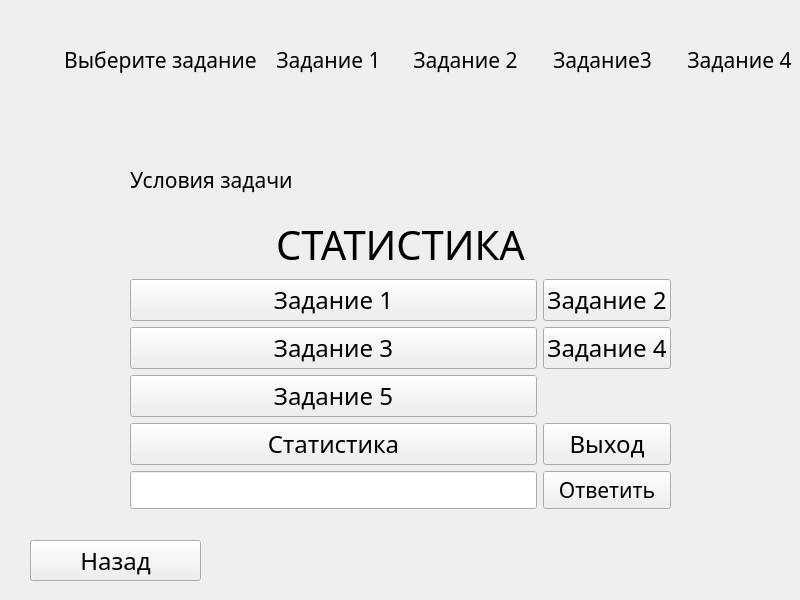
<?xml version="1.0" encoding="UTF-8"?>
<ui version="4.0">
 <class>MainForm</class>
 <widget class="QWidget" name="MainForm">
  <property name="geometry">
   <rect>
    <x>0</x>
    <y>0</y>
    <width>800</width>
    <height>600</height>
   </rect>
  </property>
  <property name="font">
   <font>
    <family>Rubik</family>
    <pointsize>16</pointsize>
   </font>
  </property>
  <property name="windowTitle">
   <string>Form</string>
  </property>
  <widget class="QPushButton" name="pushButtonBACK">
   <property name="geometry">
    <rect>
     <x>30</x>
     <y>540</y>
     <width>171</width>
     <height>41</height>
    </rect>
   </property>
   <property name="font">
    <font>
     <family>Rubik</family>
     <pointsize>18</pointsize>
    </font>
   </property>
   <property name="text">
    <string>Назад</string>
   </property>
  </widget>
  <widget class="QWidget" name="horizontalLayoutWidget">
   <property name="geometry">
    <rect>
     <x>64</x>
     <y>20</y>
     <width>1015</width>
     <height>80</height>
    </rect>
   </property>
   <layout class="QHBoxLayout" name="horizontalLayout">
    <item>
     <widget class="QLabel" name="labelChooseTask">
      <property name="font">
       <font>
        <family>Rubik</family>
        <pointsize>16</pointsize>
        <italic>false</italic>
        <bold>false</bold>
        <underline>false</underline>
       </font>
      </property>
      <property name="text">
       <string>Выберите задание</string>
      </property>
      <property name="alignment">
       <set>Qt::AlignmentFlag::AlignCenter</set>
      </property>
     </widget>
    </item>
    <item>
     <widget class="QLabel" name="labelTask1">
      <property name="font">
       <font>
        <family>Rubik</family>
        <pointsize>16</pointsize>
       </font>
      </property>
      <property name="text">
       <string>Задание 1</string>
      </property>
      <property name="alignment">
       <set>Qt::AlignmentFlag::AlignCenter</set>
      </property>
     </widget>
    </item>
    <item>
     <widget class="QLabel" name="labelTask2">
      <property name="font">
       <font>
        <family>Rubik</family>
        <pointsize>16</pointsize>
       </font>
      </property>
      <property name="text">
       <string>Задание 2</string>
      </property>
      <property name="alignment">
       <set>Qt::AlignmentFlag::AlignCenter</set>
      </property>
     </widget>
    </item>
    <item>
     <widget class="QLabel" name="labelTask3">
      <property name="font">
       <font>
        <family>Rubik</family>
        <pointsize>16</pointsize>
       </font>
      </property>
      <property name="text">
       <string>Задание3</string>
      </property>
      <property name="alignment">
       <set>Qt::AlignmentFlag::AlignCenter</set>
      </property>
     </widget>
    </item>
    <item>
     <widget class="QLabel" name="labelTask4">
      <property name="font">
       <font>
        <family>Rubik</family>
        <pointsize>16</pointsize>
       </font>
      </property>
      <property name="text">
       <string>Задание 4</string>
      </property>
      <property name="alignment">
       <set>Qt::AlignmentFlag::AlignCenter</set>
      </property>
     </widget>
    </item>
    <item>
     <widget class="QLabel" name="labelTask5">
      <property name="font">
       <font>
        <family>Rubik</family>
        <pointsize>16</pointsize>
       </font>
      </property>
      <property name="text">
       <string>Задание 5</string>
      </property>
      <property name="alignment">
       <set>Qt::AlignmentFlag::AlignCenter</set>
      </property>
     </widget>
    </item>
    <item>
     <widget class="QLabel" name="labelStats">
      <property name="font">
       <font>
        <family>Rubik</family>
        <pointsize>16</pointsize>
       </font>
      </property>
      <property name="text">
       <string>Stats</string>
      </property>
      <property name="alignment">
       <set>Qt::AlignmentFlag::AlignCenter</set>
      </property>
     </widget>
    </item>
   </layout>
  </widget>
  <widget class="QWidget" name="verticalLayoutWidget">
   <property name="geometry">
    <rect>
     <x>130</x>
     <y>150</y>
     <width>541</width>
     <height>359</height>
    </rect>
   </property>
   <layout class="QVBoxLayout" name="verticalLayout">
    <item>
     <widget class="QLabel" name="labelToDo">
      <property name="font">
       <font>
        <family>Rubik</family>
        <pointsize>16</pointsize>
       </font>
      </property>
      <property name="text">
       <string>Условия задачи</string>
      </property>
      <property name="alignment">
       <set>Qt::AlignmentFlag::AlignJustify|Qt::AlignmentFlag::AlignVCenter</set>
      </property>
      <property name="wordWrap">
       <bool>true</bool>
      </property>
     </widget>
    </item>
    <item>
     <widget class="QLabel" name="labelShowStats">
      <property name="font">
       <font>
        <family>Rubik</family>
        <pointsize>30</pointsize>
       </font>
      </property>
      <property name="text">
       <string>СТАТИСТИКА</string>
      </property>
      <property name="alignment">
       <set>Qt::AlignmentFlag::AlignCenter</set>
      </property>
      <property name="wordWrap">
       <bool>true</bool>
      </property>
     </widget>
    </item>
    <item>
     <layout class="QGridLayout" name="gridLayout">
      <item row="0" column="1">
       <widget class="QPushButton" name="pushButtonTASK2">
        <property name="font">
         <font>
          <family>Rubik</family>
          <pointsize>18</pointsize>
          <kerning>true</kerning>
         </font>
        </property>
        <property name="text">
         <string>Задание 2</string>
        </property>
       </widget>
      </item>
      <item row="1" column="1">
       <widget class="QPushButton" name="pushButtonTASK4">
        <property name="font">
         <font>
          <family>Rubik</family>
          <pointsize>18</pointsize>
          <kerning>true</kerning>
         </font>
        </property>
        <property name="text">
         <string>Задание 4</string>
        </property>
       </widget>
      </item>
      <item row="5" column="1">
       <widget class="QPushButton" name="pushButtonEXIT">
        <property name="font">
         <font>
          <family>Rubik</family>
          <pointsize>18</pointsize>
          <kerning>true</kerning>
         </font>
        </property>
        <property name="text">
         <string>Выход</string>
        </property>
       </widget>
      </item>
      <item row="6" column="1">
       <widget class="QPushButton" name="pushButtonSendAnswer">
        <property name="font">
         <font>
          <family>Rubik</family>
          <pointsize>16</pointsize>
         </font>
        </property>
        <property name="text">
         <string>Ответить</string>
        </property>
       </widget>
      </item>
      <item row="4" column="0">
       <widget class="QPushButton" name="pushButtonTASK5">
        <property name="font">
         <font>
          <family>Rubik</family>
          <pointsize>18</pointsize>
          <kerning>true</kerning>
         </font>
        </property>
        <property name="text">
         <string>Задание 5</string>
        </property>
       </widget>
      </item>
      <item row="6" column="0">
       <widget class="QLineEdit" name="lineEditAnswer">
        <property name="font">
         <font>
          <family>Rubik</family>
          <pointsize>16</pointsize>
         </font>
        </property>
        <property name="text">
         <string/>
        </property>
       </widget>
      </item>
      <item row="5" column="0">
       <widget class="QPushButton" name="pushButtonSTATS">
        <property name="font">
         <font>
          <family>Rubik</family>
          <pointsize>18</pointsize>
          <kerning>true</kerning>
         </font>
        </property>
        <property name="text">
         <string>Статистика</string>
        </property>
       </widget>
      </item>
      <item row="1" column="0">
       <widget class="QPushButton" name="pushButtonTASK3">
        <property name="font">
         <font>
          <family>Rubik</family>
          <pointsize>18</pointsize>
          <kerning>true</kerning>
         </font>
        </property>
        <property name="text">
         <string>Задание 3</string>
        </property>
       </widget>
      </item>
      <item row="0" column="0">
       <widget class="QPushButton" name="pushButtonTASK1">
        <property name="font">
         <font>
          <family>Rubik</family>
          <pointsize>18</pointsize>
          <kerning>true</kerning>
         </font>
        </property>
        <property name="text">
         <string>Задание 1</string>
        </property>
       </widget>
      </item>
     </layout>
    </item>
   </layout>
  </widget>
 </widget>
 <resources/>
 <connections/>
</ui>
